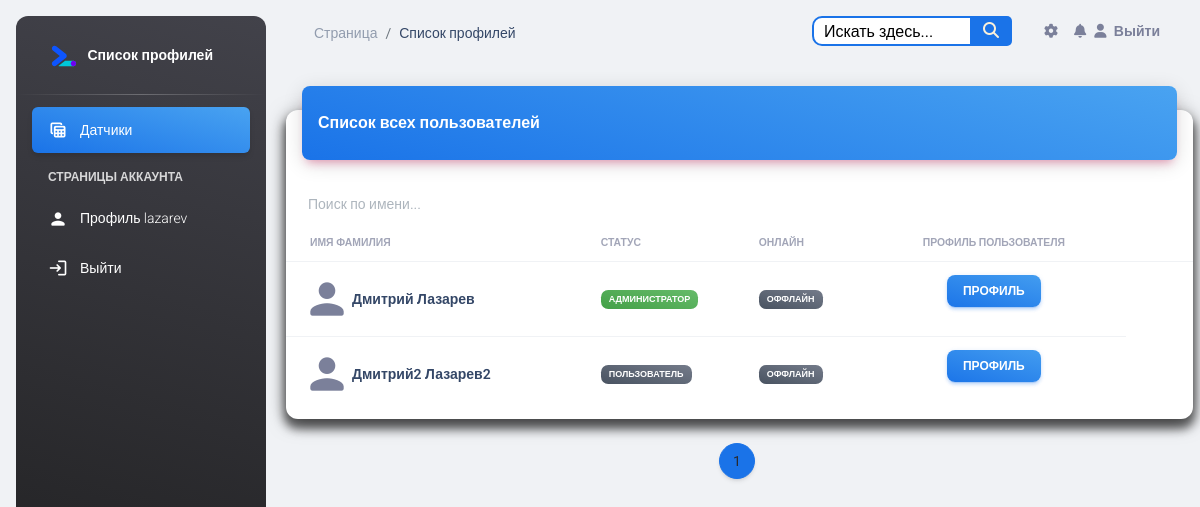
The app's page /account/profiles/ (signed in) with its own data.
### account/models.py (models this page shows, shortened)
class Profile(models.Model):
    id = models.AutoField(primary_key=True)
    user = models.OneToOneField(User, verbose_name="Пользователь", on_delete=models.CASCADE)
    name = models.CharField(max_length=25, verbose_name="Имя", blank=True)
    surnames = models.CharField(max_length=25, verbose_name="Фамилия", blank=True)
    sensor = models.ManyToManyField(Sensor, verbose_name="Датчик", blank=True)
    work_phone = models.CharField(null=True, verbose_name="Рабочий телефон", blank=True, max_length=20)
    email = models.EmailField(max_length=40, verbose_name="Электронная почта", blank=True)
    photo = models.ImageField(upload_to='users/%Y/%m/%d', blank=True, verbose_name="Фото",
                              default='../static/img/default.png')
    slug = models.SlugField("URL", max_length=50, blank=True)
    last_activity = models.DateTimeField(verbose_name="Последняя активность", default=timezone.now)
    @property
    def is_online(self):
        now = timezone.now()
        return now - self.last_activity < timezone.timedelta(minutes=2)
    def save(self, *args, **kwargs):
        self.slug = "{}".format(self.user.username)
        super().save(*args, **kwargs)
    class Meta:
        verbose_name = 'Профиль'
        verbose_name_plural = 'Профиля'

### account/views.py (the view)
# urls.py: path('profiles/', profile_list, name='profile_list'),
@login_required
def profile_list(request):
    profiles = Profile.objects.all()
    paginator = Paginator(profiles, 10)
    page_number = request.GET.get('page')
    page_obj = paginator.get_page(page_number)
    return render(request, 'profile/profile_list.html', {'page_obj': page_obj})

### templates/profile/profile_list.html (shortened to what this page needs)
{% include 'base.html' %}
{% load static %}
<head>
</head>
<body class="g-sidenav-show  bg-gray-200">
<aside class="sidenav navbar navbar-vertical navbar-expand-xs border-0 border-radius-xl my-3 fixed-start ms-3   bg-gradient-dark"
       id="sidenav-main">
    <div class="sidenav-header">
        <a class="navbar-brand m-0" href="{% url 'sensor_list' %}">
            <img src="{% static 'img/google-webdev.svg' %}" class="navbar-brand-img h-100" alt="main_logo">
            <span class="ms-1 font-weight-bold text-white">Список профилей</span>
        </a>
    </div>
    <hr class="horizontal light mt-0 mb-2">
    <div class="collapse navbar-collapse  w-auto " id="sidenav-collapse-main">
        <ul class="navbar-nav">
            <li class="nav-item">
                <a class="nav-link text-white active bg-gradient-info" href="{% url 'sensor_list' %}">
                    <div class="text-white text-center me-2 d-flex align-items-center justify-content-center">
                        <i class="material-icons opacity-10">table_view</i>
                    </div>
                    <span class="nav-link-text ms-1">Датчики</span>
                </a>
            </li>
            {% if user.is_authenticated %}
                <li class="nav-item mt-3">
                    <h6 class="ps-4 ms-2 text-uppercase text-xs text-white font-weight-bolder opacity-8">Страницы
                        аккаунта</h6>
                </li>
                <li class="nav-item">
                    <a class="nav-link text-white " href="{% url 'profiles:profile_detail' user.profile.slug %}">
                        <div class="text-white text-center me-2 d-flex align-items-center justify-content-center">
                            <i class="material-icons opacity-10">person</i>
                        </div>
                        <span class="nav-link-text ms-1">Профиль {{ user.username }}</span>
                    </a>
                </li>
                <li class="nav-item">
                    <a class="nav-link text-white " href='{% url 'logout' %}'>
                        <div class="text-white text-center me-2 d-flex align-items-center justify-content-center">
                            <i class="material-icons opacity-10">login</i>
                        </div>
                        <span class="nav-link-text ms-1">Выйти</span>
                    </a>
                </li>
            {% endif %}
        </ul>
    </div>
</aside>
<main class="main-content position-relative max-height-vh-100 h-100 border-radius-lg ">
    <nav class="navbar navbar-main navbar-expand-lg px-0 mx-4 shadow-none border-radius-xl" id="navbarBlur"
         data-scroll="true">
        <div class="container-fluid py-1 px-3">
            <nav aria-label="breadcrumb">
                <ol class="breadcrumb bg-transparent mb-0 pb-0 pt-1 px-0 me-sm-6 me-5">
                    <li class="breadcrumb-item text-sm"><a class="opacity-5 text-dark" href="{% url 'sensor_list' %}">Страница</a>
                    <li class="breadcrumb-item text-sm text-dark active" aria-current="page">Список профилей</li>
                </ol>
            </nav>
            {% include 'include/navbar.html' %}
        </div>
    </nav>
    <div class="container-fluid py-4">
        <div class="row">
            <div class="col-12">
                <div class="card my-4">
                    <div class="card-header p-0 position-relative mt-n4 mx-3 z-index-2">
                        <div class="bg-gradient-info shadow-primary border-radius-lg pt-4 pb-3">
                            <h6 class="text-white ps-3">Список всех пользователей</h6>
                        </div>
                    </div>
                    <div class="card-body px-0 pb-2">
                        <div class="table-responsive">
                            <div class="row" style="width: 40%; margin-left: 10px">
                                <div class="input-group">
                                    <input type="text" id="searchInput" class="form-control"
                                           placeholder="Поиск по имени...">
                                </div>
                            </div>
                            <table class="table align-items-center mb-0">
                                <thead>
                                <tr>
                                    <th class="text-uppercase text-secondary text-xxs font-weight-bolder opacity-7">Имя
                                        Фамилия
                                    </th>
                                    <th class="text-uppercase text-secondary text-xxs font-weight-bolder opacity-7 ps-2">
                                        Статус
                                    </th>
                                    <th class="text-uppercase text-secondary text-xxs font-weight-bolder opacity-7 ps-2">
                                        Онлайн
                                    </th>
                                    <th class="text-center text-uppercase text-secondary text-xxs font-weight-bolder opacity-7">
                                        Профиль пользователя
                                    </th>
                                    <th class="text-secondary opacity-7"></th>
                                </tr>
                                </thead>
                                <tbody id="userTableBody">
                                {% for profile in page_obj %}
                                    <tr>
                                        <td>
                                            <div class="d-flex px-2 py-1">
                                                <div>
                                                    <i class="material-icons" style="font-size: 50px;">person</i>
                                                </div>
                                                <div class="d-flex flex-column justify-content-center">
                                                    <h6 class="mb-0 text-sm">{{ profile.name }} {{ profile.surnames }}</h6>
                                                </div>
                                            </div>
                                        </td>
                                        <td>
                                            <p class="text-xs font-weight-bold mb-0">
                                                {% if profile.user.is_staff %}
                                                    <span class="badge badge-sm bg-gradient-success">Администратор</span>
                                                {% else %}
                                                    <span class="badge badge-sm bg-gradient-secondary">Пользователь</span>
                                                {% endif %}
                                            </p>
                                        </td>
                                        <td>
                                            <p class="text-xs font-weight-bold mb-0">
                                                {% if profile.is_online %}
                                                    <span class="badge badge-sm bg-gradient-success">Онлайн</span>
                                                {% else %}
                                                    <span class="badge badge-sm bg-gradient-secondary">Оффлайн</span>
                                                {% endif %}
                                            </p>
                                        </td>
                                        <td class="text-center">
                                            <a href="{% url 'profiles:profile_detail' profile.slug %}"
                                               class="btn btn-sm bg-gradient-info">Профиль</a>
                                        </td>
                                    </tr>
                                {% endfor %}
                                </tbody>
                            </table>
                        </div>
                    </div>
                </div>
            </div>
        </div>
        <div>
            <nav aria-label="Page navigation example">
                <ul class="pagination justify-content-center">
                    {% for num in page_obj.paginator.page_range %}
                        {% if page_obj.number == num %}
                            <li class="page-item active"><span class="page-link">{{ num }}</span></li>
                        {% elif num > page_obj.number|add:'-3' and num < page_obj.number|add:'3' %}
                            <li class="page-item"><a class="page-link" href="?page={{ num }}">{{ num }}</a></li>
                        {% endif %}
                    {% endfor %}
                </ul>
            </nav>
        </div>
    </div>
</main>
</body>

### templates/profile/profile_list.html (style rules this page uses)
.table-responsive { width: 100%; overflow-x: auto; -webkit-overflow-scrolling: touch; }
.table { width: 100%; border-collapse: collapse; }
.table th, .table td { white-space: nowrap; }

### records on screen
Profile: name "Дмитрий", surnames "Лазарев", shows "АДМИНИСТРАТОР", shows "ОФФЛАЙН"
Profile: name "Дмитрий2", surnames "Лазарев2", shows "ПОЛЬЗОВАТЕЛЬ", shows "ОФФЛАЙН"

### other values on screen
{{ user.username }} "lazarev"
{{ num }} "1"
